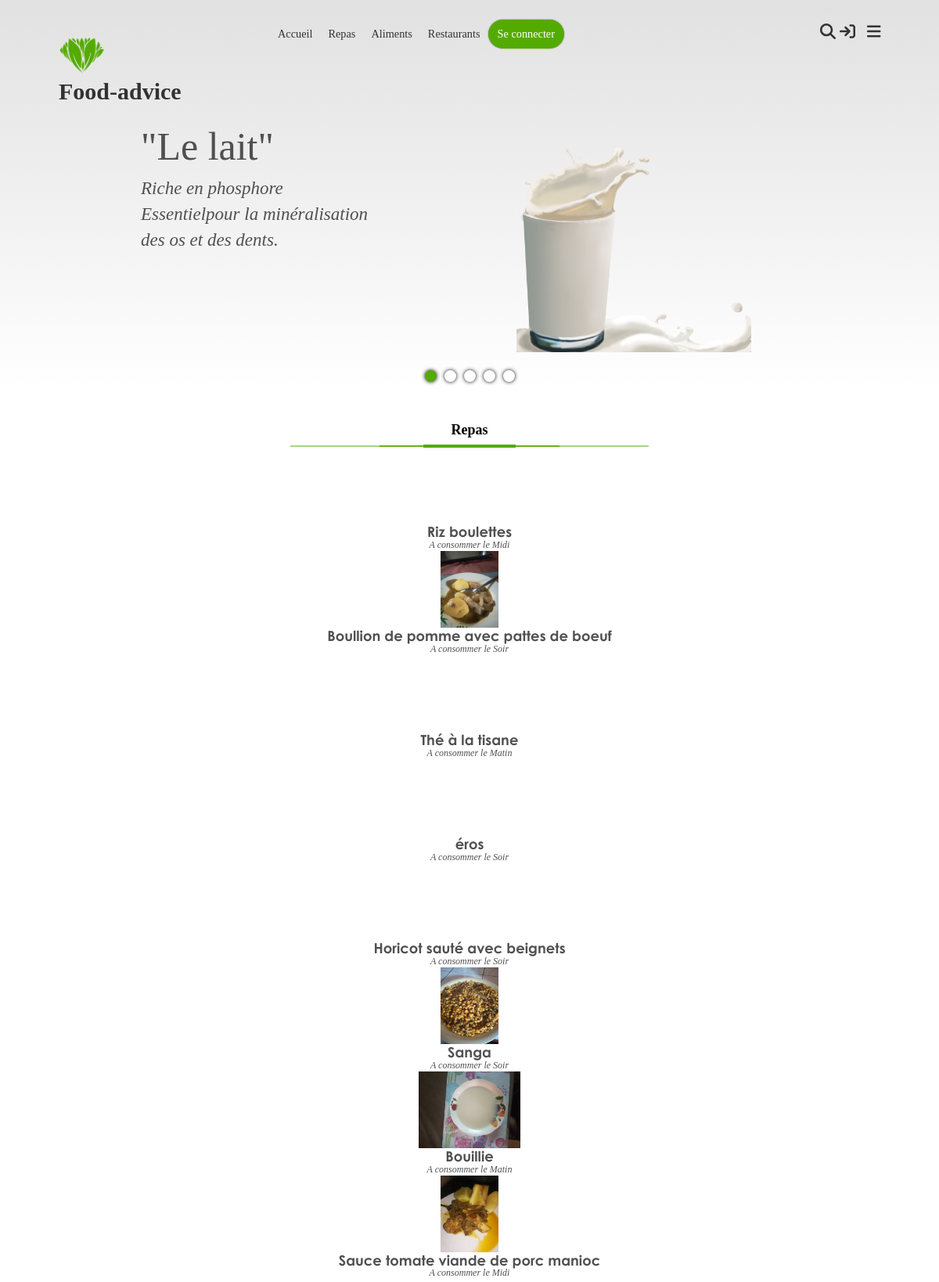
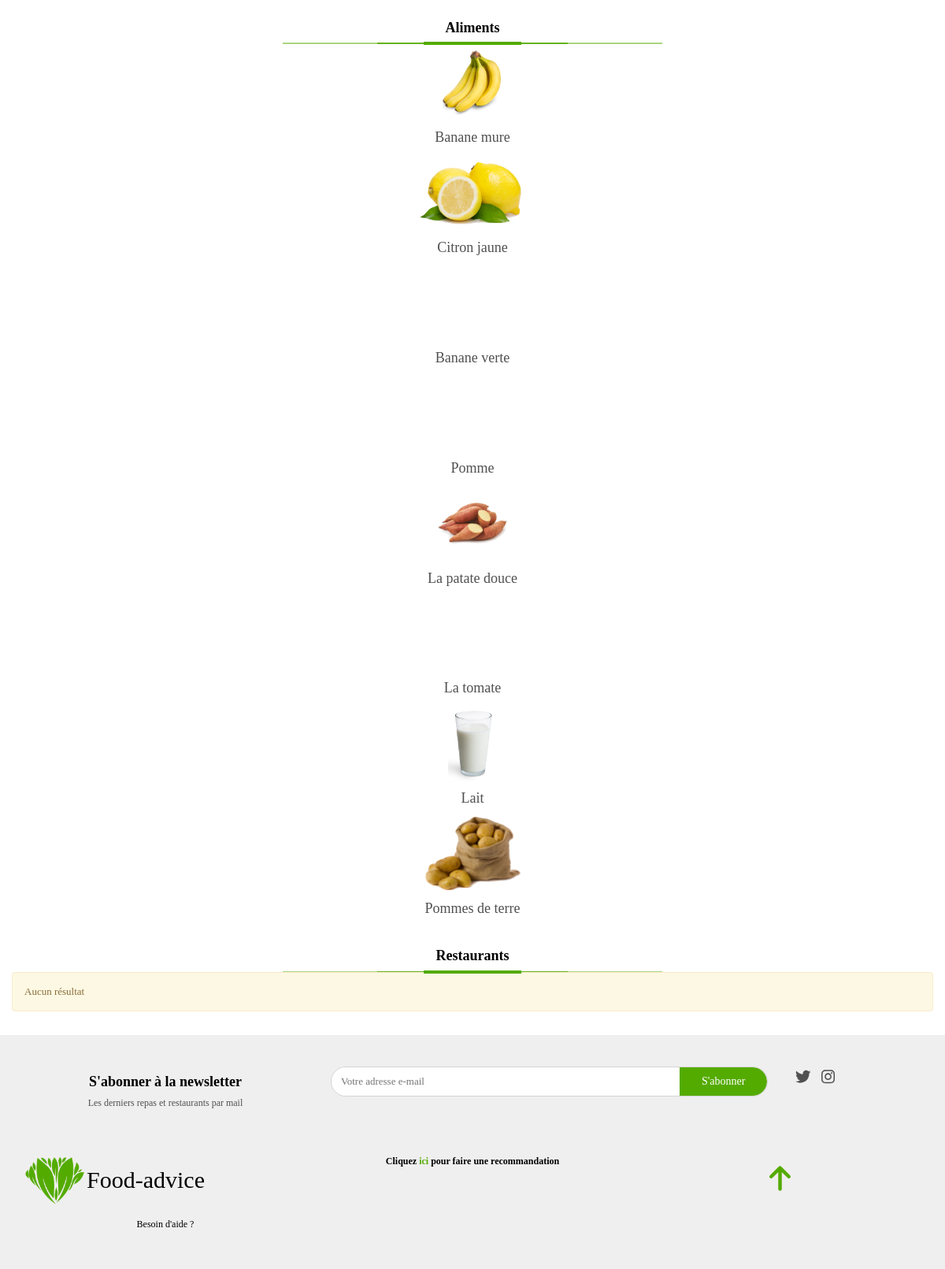
The app's page /, older data (2 pictures, top to bottom).
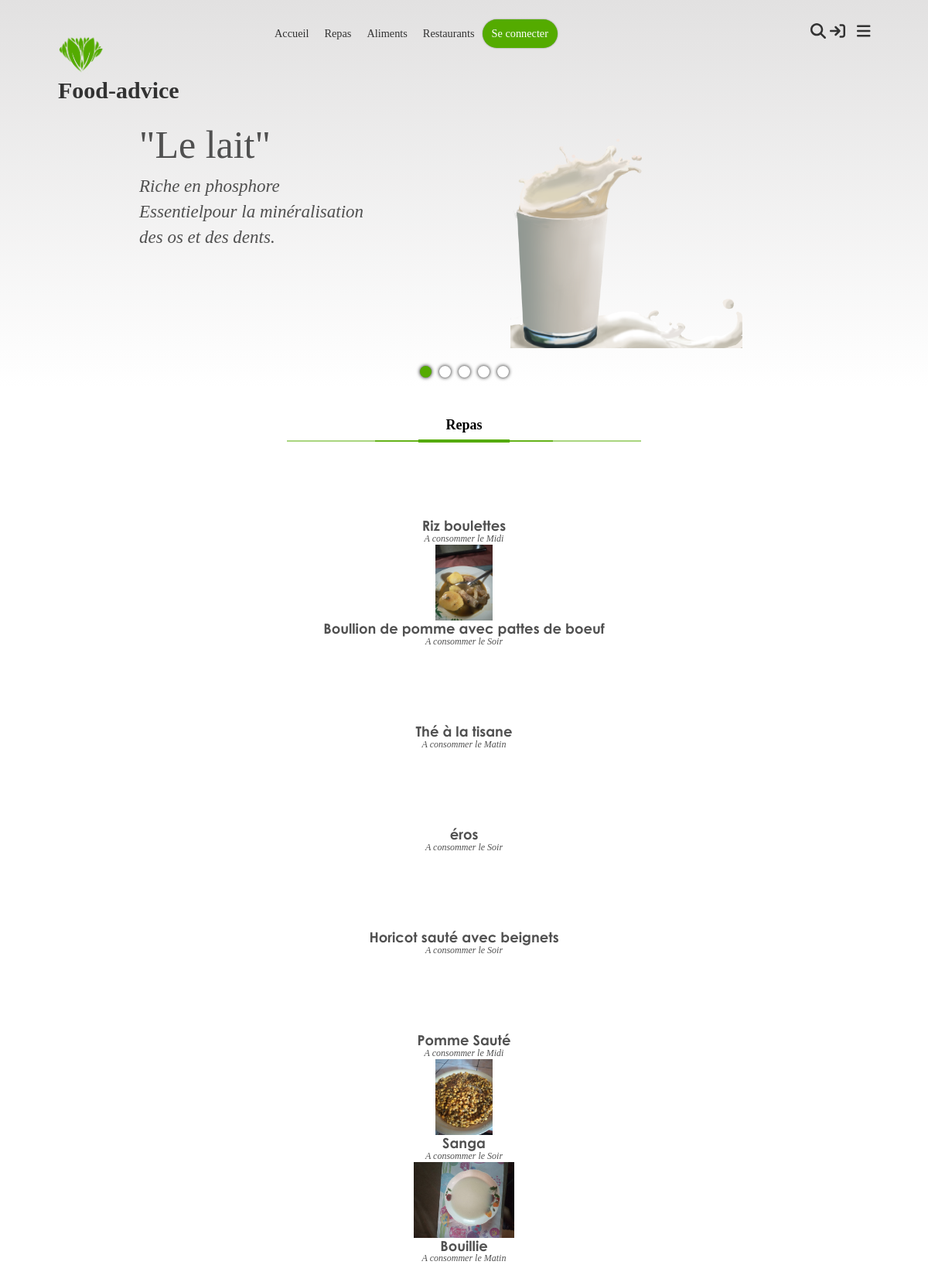
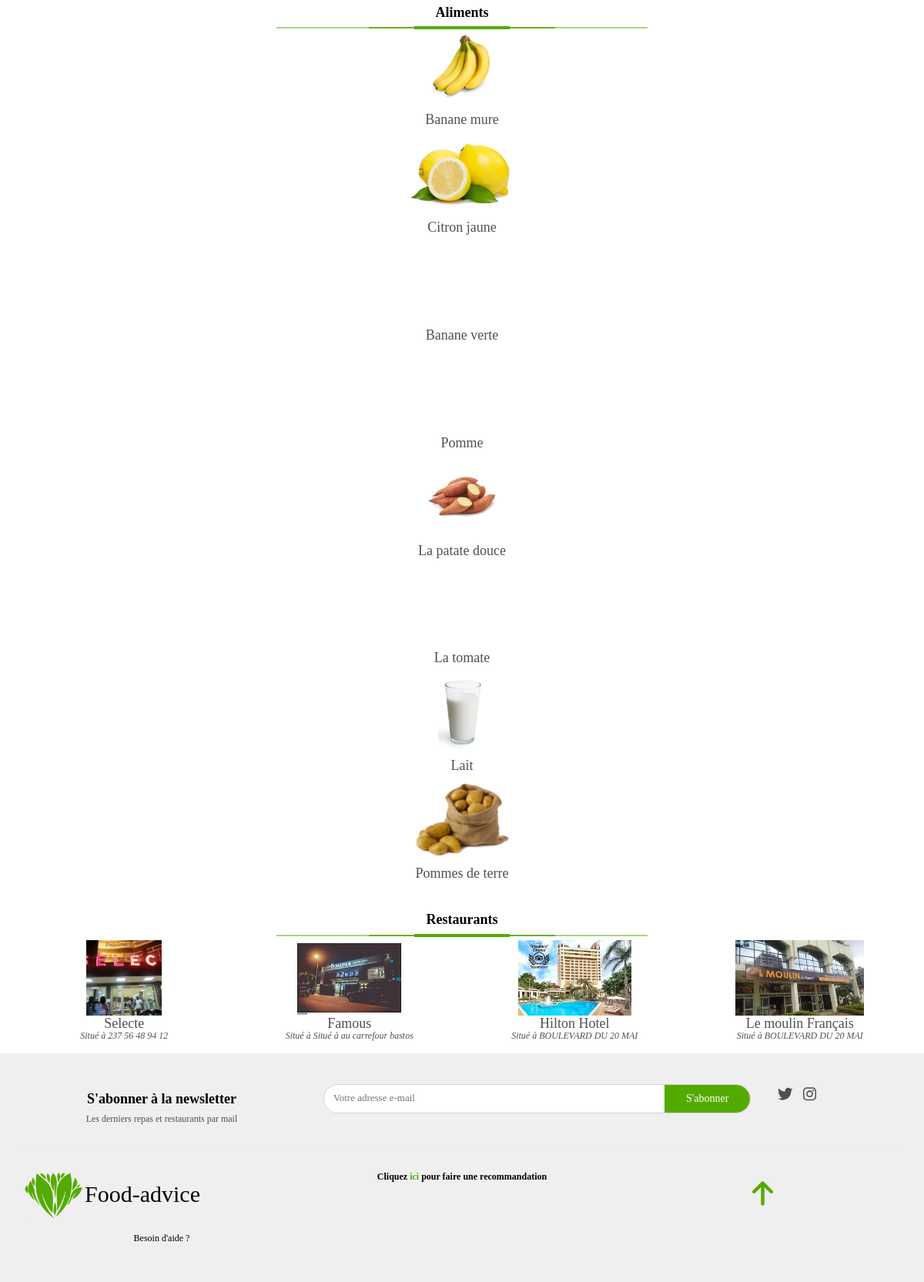
The same page, newer data (2 pictures, top to bottom).
### app/models.py (models this page shows, shortened)
class Evaluable(Commentable):
    class Meta:
        abstract = True

class Repas(Evaluable):
    image = models.FileField(upload_to="static/images/repas/", validators=[FileExtensionValidator(allowed_extensions=IMAGE_EXTENSIONS)])
    momentJournee = models.IntegerField(choices=MOMENTS_JOURNEE, null=True, blank = True, verbose_name="Moment de la journée", help_text="Moment habituel de consommation de ce repas")
    origine = models.ForeignKey(OrigineRepas, models.CASCADE, null=True, blank=True)

class Commentable(models.Model):
    class Meta:
        abstract = True
    nom = models.CharField(max_length=50, unique=True)
    description = models.TextField(null=True, blank=True)
    image = models.FileField()
    approuve = models.BooleanField(default=False)
    contributeur = models.ForeignKey(Contributeur, models.CASCADE, null=True, blank=True)
    dateCreation = models.DateTimeField(auto_now=True)
    dateDerniereModification = models.DateTimeField(auto_now_add=True)

class Aliment(Commentable):
    uniteComptage = models.CharField(max_length=30, verbose_name="Unité de comptage", null=True, blank=True, help_text="Comment on compte l'aliment (ex:doigt pour une banane)")
    masseUnite = models.FloatField(verbose_name="Masse unité (g)", help_text="La masse en grammes d'un élément (ex: 120 pour la banage)")
    image = models.FileField(upload_to="static/images/aliments/", validators=[FileExtensionValidator(allowed_extensions=IMAGE_EXTENSIONS)])
    tauxProteines = models.FloatField(default=0, verbose_name="Taux de proteines", help_text="Taux de proteines dans 100g")
    tauxLipides = models.FloatField(default=0, verbose_name="Taux de lipides", help_text="Taux de lipides dans 100g")
    tauxGlucides = models.FloatField(default=0, verbose_name="Taux de glucides", help_text="Taux de glucides dans 100g")
    mineraux = models.CharField(max_length=255, null=True, blank=True, verbose_name="Mineraux", help_text="Motif : mineral1, minearl2, ...")
    vitamines = models.CharField(max_length=255, null=True, blank=True, verbose_name="Vitamines", help_text="Motif : vitamine1, vitamine2, ...")
    detailApports = models.TextField(null=True, blank=True, verbose_name="Détail des apports", help_text="Vertus de l'aliment")
    detailRisques = models.TextField(null=True, blank=True, verbose_name="Détail des risques", help_text="Problèmes liés à une consommation non suivie")
    type = models.ForeignKey(TypeAliment, models.CASCADE, verbose_name="Type")
    def calories(self):
        return round(((((self.tauxGlucides + self.tauxProteines) * 4) + (self.tauxLipides * 9)) * (self.masseUnite / 100)), 2)

class Restaurant(Evaluable):
    image = models.FileField(upload_to="static/images/restaurants/", validators=[FileExtensionValidator(allowed_extensions=IMAGE_EXTENSIONS)])
    adresse = models.CharField(max_length=100)
    repass = models.ManyToManyField(Repas, blank=True)

### app/views.py (the view)
# urls.py: path("", views.index, name="home"),
def index(request):
    maxElements = 8
    repass = Repas.objects.filter(approuve=True).order_by("dateDerniereModification")[0:maxElements]
    aliments = Aliment.objects.filter(approuve=True).order_by("dateDerniereModification")[0:maxElements]
    restaurants = Restaurant.objects.filter(approuve=True).order_by("dateDerniereModification")[0:maxElements]
    return render(request, template_name="home.html", context={
        "repass":repass,
        "aliments":aliments,
        "restaurants":restaurants
    })

### app/custom_tags_filters.py (called while the page is built)
@register.simple_tag
def css(filePath):
    return mark_safe('<link rel="stylesheet" type="text/css" href="'+settings.STATIC_URL+filePath+'"/>')

@register.simple_tag
def js(filePath):
    return mark_safe('<script type="text/javascript" src="'+settings.STATIC_URL+filePath+'"></script>')

### app/user_session.py (called while the page is built)
def isUserConnected(session):
    return session.__contains__("user_id")

def getUser(session) -> Contributeur:
    if isUserConnected(session):
        try:
            return Contributeur.objects.get(id=session["user_id"])
        except Contributeur.DoesNotExist:
            disconnectUser(session)
            return None
    else:
        return None

### context_processors.py (called while the page is built)
def globals(request):
    return {
        'appUser':getUser(request.session)
    }

### templates/home.html (shortened to what this page needs)
{% extends "base.html" %}
{% block styles %}
    {% css "css/home.css"%}
{% endblock %}
{% block header_background %}
<div id="slide">
    <div class="slide-element" style="background:linear-gradient(rgb(226, 225, 225),white)">
        <div class="slide-element-text">
            <h4>"Le lait"</h4>
            <p>
                Riche en phosphore <br>
                Essentielpour la minéralisation <br>des os et des dents.
            </p>
        </div>
        <img src="{% static 'images/fruits/lait.png' %}"/>
    </div>
    <div id="radios">
    </div>
 </div>
{% endblock %}
{%block body %}
<div class="container">
    <div class="elements-set" id="repas">
        <h4 class="title text-center">Repas</h4>
        {% include "components/_custom-line.html" %}
        <div class="row row-cols-3 row-cols-md-4 mt-3">
            {% include "load/foods.html" with repass=repass%}
        </div>
    </div>
    <div class="elements-set" id="aliments">
        <h4 class="title text-center">Aliments</h4>
        {% include "components/_custom-line.html" %}
        <div class="row row-cols-3 row-cols-md-5 mt-3">
            {% include "load/aliments.html" with aliments=aliments %}
        </div>
    </div>
    <div class="elements-set" id="restaurants">
        <h4 class="title text-center">Restaurants</h4>
        {% include "components/_custom-line.html" %}
        <div class="row row-cols-3 row-cols-md-4 mt-3">
            {% include "load/restaurants.html" %}
        </div>
    </div>
</div>
{% endblock %}

### templates/macros/_food-little-presentation.html (shortened to what this page needs)
<a href="{% url 'show-food' repas.id %}" class="food food-little-presentation text-center" data-aos="zoom-in">
    <div class="image-div">
        <img src="/{{repas.image}}" alt="">
    </div>
    <h4 class="food-title">{{ repas.nom }}</h4>
    {% if repas.momentJournee != None %}
        <h5 class="moment-journee"><i>A consommer le {{ repas.get_momentJournee_display }}</i></h5>
    {% endif %}
</a>

### templates/macros/_presentation-aliments.html (shortened to what this page needs)
<a href="{% url "show-aliment" aliment.id %}" class="aliment aliment-little-presentation text-center" data-aos="zoom-in">
    <div class="image-div">
        <img src="/{{ aliment.image }}" alt="" class="aliment-image">
    </div>
    <h4 class="aliment-title">{{ aliment.nom }}</h4>
</a>

### templates/macros/_Restaurant-presentation.html (shortened to what this page needs)
<a href="{% url "show-restaurant" restaurant.id %}" class="col-4 col-md-3 restaurant restaurant-little-presentation text-center" data-aos="zoom-in">
    <div class="image-div">
        <img src="/{{ restaurant.image }}" alt="">
    </div>
    <h4 class="restaurant-title">{{ restaurant.nom }}</h4>
    <h5 class="restaurant-address">Situé à {{ restaurant.adresse }}</h5>
</a>

Row changes from the older to the newer data that the page shows:
no longer on this page (row unchanged): Repas: image (picture), nom "Sauce tomate viande de porc manioc", momentJournee "Midi"
now on this page (row edited): Repas: nom "Pomme Sauté", momentJournee "Midi"
now on this page (row edited): Restaurant: image (picture), nom "Selecte", adresse "237 56 48 94 12"
now on this page (row edited): Restaurant: image (picture), nom "Famous", adresse "Situé à au carrefour bastos"
now on this page (row edited): Restaurant: image (picture), nom "Hilton Hotel", adresse "BOULEVARD DU 20 MAI"
now on this page (row edited): Restaurant: image (picture), nom "Le moulin Français", adresse "BOULEVARD DU 20 MAI"
Text that changed along with them:
text no longer shown: "Aucun résultat"
